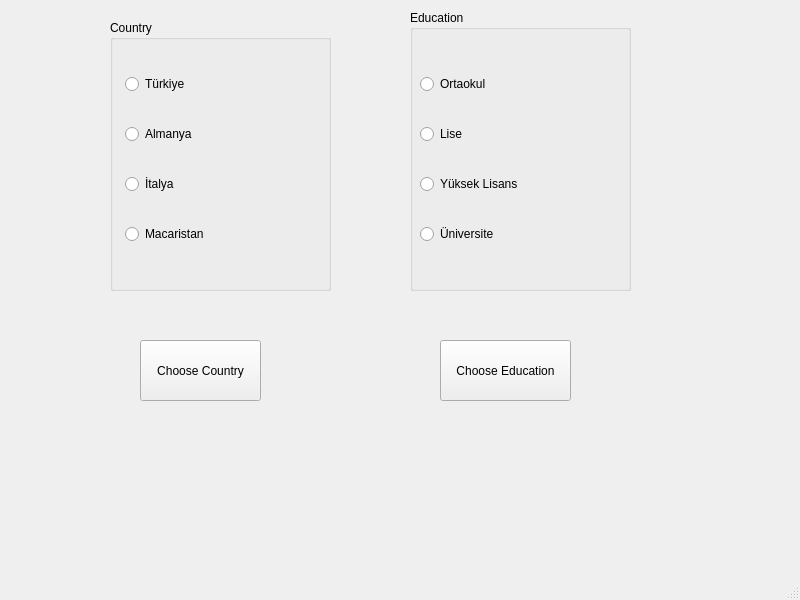
<?xml version="1.0" encoding="UTF-8"?>
<ui version="4.0">
 <class>MainWindow</class>
 <widget class="QMainWindow" name="MainWindow">
  <property name="geometry">
   <rect>
    <x>0</x>
    <y>0</y>
    <width>800</width>
    <height>600</height>
   </rect>
  </property>
  <property name="windowTitle">
   <string>MainWindow</string>
  </property>
  <widget class="QWidget" name="centralwidget">
   <widget class="QLabel" name="lbl_country">
    <property name="geometry">
     <rect>
      <x>140</x>
      <y>310</y>
      <width>121</width>
      <height>21</height>
     </rect>
    </property>
    <property name="text">
     <string/>
    </property>
   </widget>
   <widget class="QLabel" name="lbl_education">
    <property name="geometry">
     <rect>
      <x>440</x>
      <y>300</y>
      <width>121</width>
      <height>16</height>
     </rect>
    </property>
    <property name="text">
     <string/>
    </property>
   </widget>
   <widget class="QPushButton" name="btn_country">
    <property name="geometry">
     <rect>
      <x>140</x>
      <y>340</y>
      <width>121</width>
      <height>61</height>
     </rect>
    </property>
    <property name="text">
     <string>Choose Country</string>
    </property>
   </widget>
   <widget class="QPushButton" name="btn_education">
    <property name="geometry">
     <rect>
      <x>440</x>
      <y>340</y>
      <width>131</width>
      <height>61</height>
     </rect>
    </property>
    <property name="text">
     <string>Choose Education</string>
    </property>
   </widget>
   <widget class="QGroupBox" name="group_country">
    <property name="geometry">
     <rect>
      <x>110</x>
      <y>20</y>
      <width>221</width>
      <height>271</height>
     </rect>
    </property>
    <property name="title">
     <string>Country</string>
    </property>
    <widget class="QWidget" name="gridLayoutWidget">
     <property name="geometry">
      <rect>
       <x>10</x>
       <y>30</y>
       <width>191</width>
       <height>221</height>
      </rect>
     </property>
     <layout class="QGridLayout" name="gridLayout">
      <property name="leftMargin">
       <number>5</number>
      </property>
      <item row="2" column="0">
       <widget class="QRadioButton" name="radio_germany">
        <property name="text">
         <string>Almanya</string>
        </property>
       </widget>
      </item>
      <item row="4" column="0">
       <widget class="QRadioButton" name="radio_hungary">
        <property name="text">
         <string>Macaristan</string>
        </property>
       </widget>
      </item>
      <item row="3" column="0">
       <widget class="QRadioButton" name="radio_italy">
        <property name="text">
         <string>İtalya</string>
        </property>
       </widget>
      </item>
      <item row="0" column="0">
       <widget class="QRadioButton" name="radio_turkey">
        <property name="text">
         <string>Türkiye</string>
        </property>
       </widget>
      </item>
     </layout>
    </widget>
   </widget>
   <widget class="QGroupBox" name="group_education">
    <property name="geometry">
     <rect>
      <x>410</x>
      <y>10</y>
      <width>221</width>
      <height>281</height>
     </rect>
    </property>
    <property name="title">
     <string>Education</string>
    </property>
    <widget class="QWidget" name="gridLayoutWidget_2">
     <property name="geometry">
      <rect>
       <x>10</x>
       <y>40</y>
       <width>191</width>
       <height>221</height>
      </rect>
     </property>
     <layout class="QGridLayout" name="gridLayout_2">
      <item row="4" column="0">
       <widget class="QRadioButton" name="radio_university">
        <property name="text">
         <string>Üniversite</string>
        </property>
       </widget>
      </item>
      <item row="0" column="0">
       <widget class="QRadioButton" name="radio_middleschool">
        <property name="text">
         <string>Ortaokul</string>
        </property>
       </widget>
      </item>
      <item row="3" column="0">
       <widget class="QRadioButton" name="radio_masterdegree">
        <property name="text">
         <string>Yüksek Lisans</string>
        </property>
       </widget>
      </item>
      <item row="2" column="0">
       <widget class="QRadioButton" name="radio_highschool">
        <property name="text">
         <string>Lise</string>
        </property>
       </widget>
      </item>
     </layout>
    </widget>
   </widget>
  </widget>
  <widget class="QMenuBar" name="menubar">
   <property name="geometry">
    <rect>
     <x>0</x>
     <y>0</y>
     <width>800</width>
     <height>26</height>
    </rect>
   </property>
  </widget>
  <widget class="QStatusBar" name="statusbar"/>
 </widget>
 <resources/>
 <connections/>
</ui>
